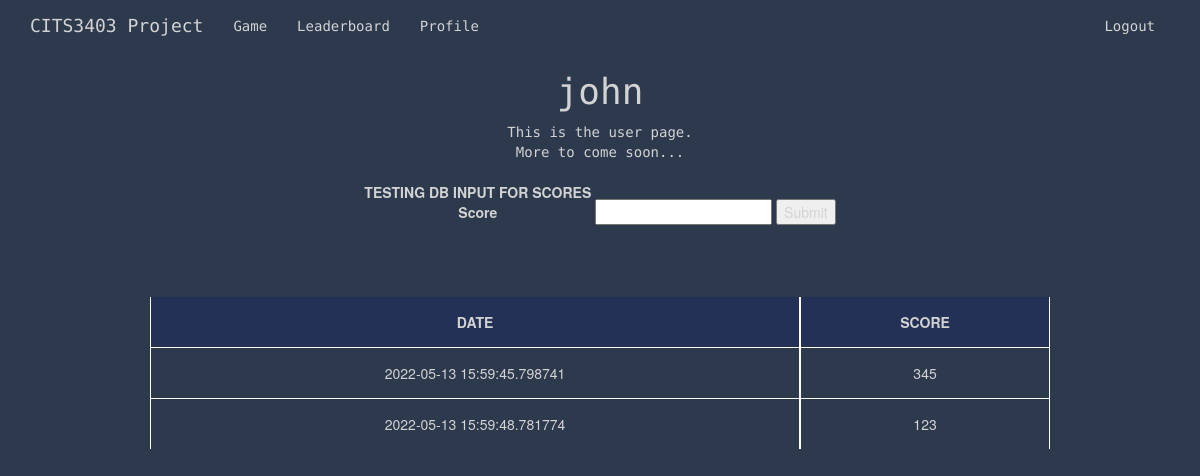
The page /user_stats (signed in) on the database as committed earlier.
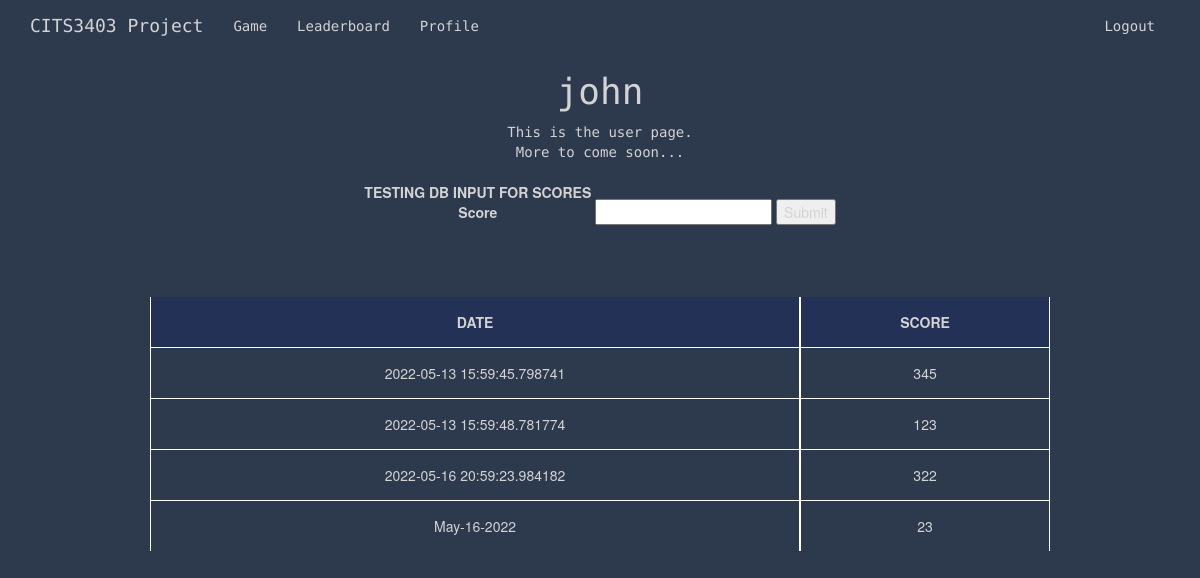
The same page on the database as committed later.
### app/models.py (models this page shows)
class Score(UserMixin, db.Model):
    id = db.Column(db.Integer, primary_key=True)
    user_score = db.Column(db.Integer)
    user_id = db.Column(db.Integer, db.ForeignKey("user.id"))
    today = date.today()
    format_date = today.strftime("%b-%d-%Y") #strips minutes, formats the date eg May-16-2022
    date = db.Column(db.String, default=format_date)

### app/routes.py (the view)
@app.route('/user_stats')
def user_stats():
    if current_user.is_authenticated:
        user_id = current_user.id
        my_scores = Score.query.filter_by(user_id=user_id)
        return render_template('user.html', user=my_scores)
    return render_template('user.html', title='Profile')

### app/models.py (called while the page is built)
    @login.user_loader
    def load_user(id):
        return User.query.get(int(id))

### app/templates/user.html
{% extends "base.html" %}
{% block content %}
    <h1>{{ current_user.username }} </h1>
    <div class = "center">
        <p1>This is the user page.</p1> <br>
        <p2>More to come soon...</p2>
    </div>
<br>
<form name="dummy-stat-form" action="{{ url_for('register_stats') }}" method="post">
       <label> TESTING DB INPUT FOR SCORES <br> Score </label>
       <input name="score" type="integer" required>
       <input type="submit">
   </form>
   <br><br>
   <table id="'mystats-list">
    <thead>
        <tr>
            <th> DATE </th>
            <th> SCORE </th>
        </tr>
    </thead>
    <tbody>
        {% for user in user %}
            <tr>
                <td> {{ user.date }} </td>
                <td> {{ user.user_score }} </td>
            </tr>
        {% endfor %}
    </tbody>
</table>
{% endblock %}

Rows that differ between the two databases and show on the page:
added Score: date "2022-05-16 20:59:23.984182", user_score "322"
added Score: date "May-16-2022", user_score "23"
